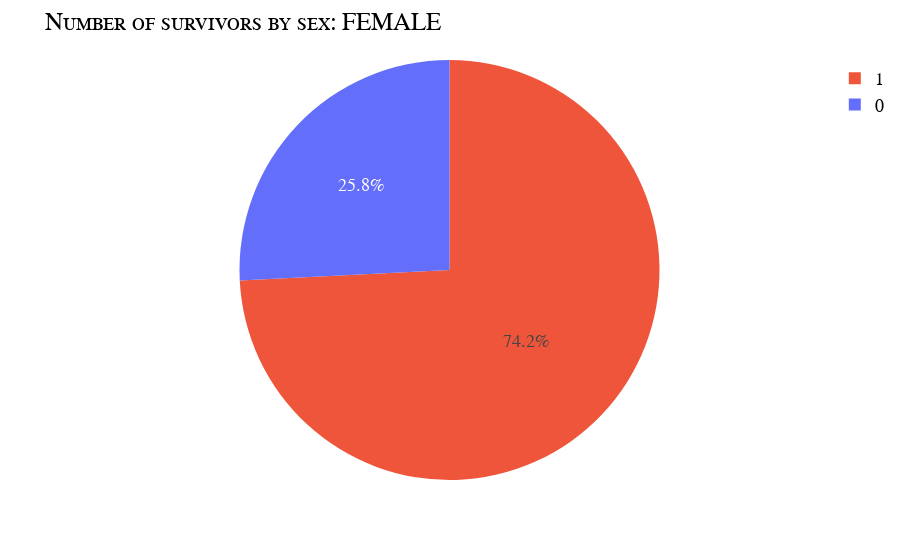
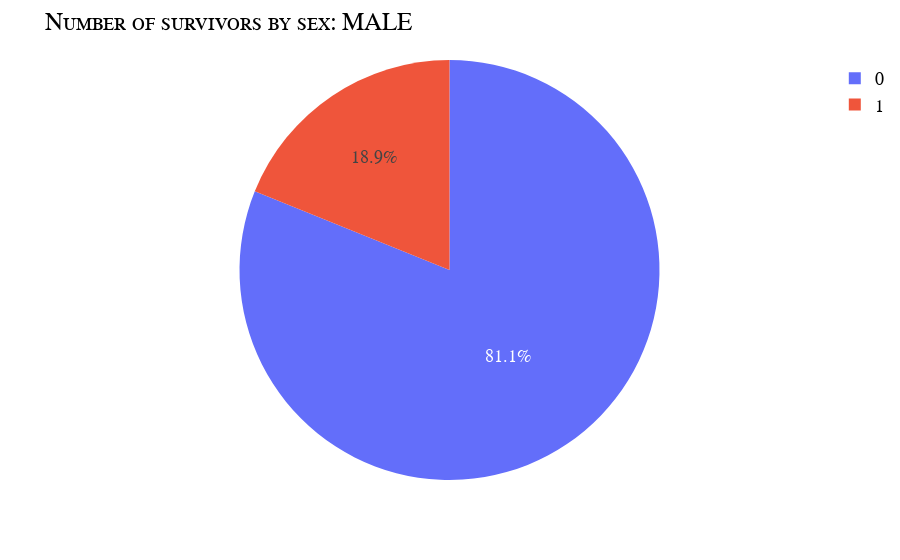

The cell these charts' notebook holds for them, in order:
### Code cell
sexes = ['female', 'male']

for i in sexes:

    survivors_3 = survivors_2[survivors_2['Sex'] == i]
    
    fig = px.pie(survivors_3, names='Survived', values='Amount', color='Survived')
    fig.update_layout(
        title = {
            'text': f"Number of survivors by sex: {i.upper()}"
        },
        xaxis_title = "Sum of survivors",
        yaxis_title="Amount",
        font=my_font
    )
    fig.show()

#survivors_3

### Figure 1 — Plotly figure (JSON) as saved in the notebook; plotly's stock layout.template omitted (floating-point values rounded to 4 significant figures)
{"data": [{"customdata": [[0], [1]], "domain": {"x": [0, 1], "y": [0, 1]}, "hovertemplate": "Survived=%{customdata[0]}<br>Amount=%{value}<extra></extra>", "labels": [0, 1], "legendgroup": "", "marker": {"colors": ["#636efa", "#EF553B"]}, "name": "", "showlegend": true, "type": "pie", "values": [81, 233]}], "layout": {"font": {"color": "Black", "family": "Courier New, monospace", "size": 18, "variant": "small-caps"}, "legend": {"tracegroupgap": 0}, "margin": {"t": 60}, "title": {"text": "Number of survivors by sex: FEMALE"}, "xaxis": {"title": {"text": "Sum of survivors"}}, "yaxis": {"title": {"text": "Amount"}}}}

### Figure 2 — Plotly figure (JSON) as saved in the notebook; plotly's stock layout.template omitted (floating-point values rounded to 4 significant figures)
{"data": [{"customdata": [[0], [1]], "domain": {"x": [0, 1], "y": [0, 1]}, "hovertemplate": "Survived=%{customdata[0]}<br>Amount=%{value}<extra></extra>", "labels": [0, 1], "legendgroup": "", "marker": {"colors": ["#636efa", "#EF553B"]}, "name": "", "showlegend": true, "type": "pie", "values": [468, 109]}], "layout": {"font": {"color": "Black", "family": "Courier New, monospace", "size": 18, "variant": "small-caps"}, "legend": {"tracegroupgap": 0}, "margin": {"t": 60}, "title": {"text": "Number of survivors by sex: MALE"}, "xaxis": {"title": {"text": "Sum of survivors"}}, "yaxis": {"title": {"text": "Amount"}}}}
